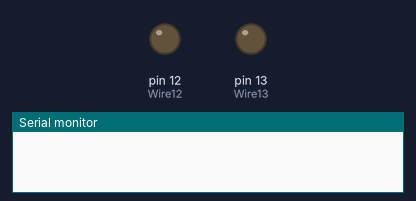
Simulated run of this sketch. Board: Arduino Uno, built with avr-gcc and run on an emulated ATmega328P. Shown: output pins drawn as LEDs (lit = HIGH), the last lines printed to the serial monitor. Dashed ring = blinking.

Above: at 1.0 s.
At 2.5 s:
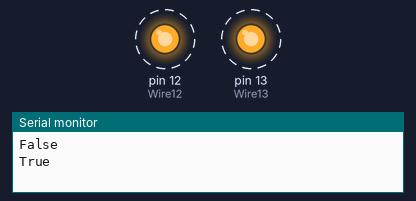
Timing chart, 0 to 4.6 s (numbered marks = the images above):
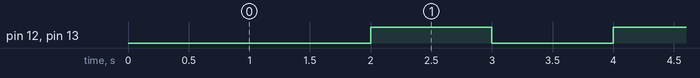

The sketch:

MotorONOFF.ino
```cpp
const int Wire13 = 13;
const int Wire12 = 12;

bool rigth=true;
void setup() {
    Serial.begin(9600);
    pinMode(Wire13, OUTPUT);
    pinMode(Wire12, OUTPUT);

}

void loop() {
     delay(1000);

      if(rigth){
        digitalWrite(Wire13, LOW);
        digitalWrite(Wire12, LOW);

        rigth=false;
        Serial.println("False");
      }
      else{
        digitalWrite(Wire13, HIGH);
        digitalWrite(Wire12, HIGH);

         rigth=true;
         Serial.println("True");
        }
}
```

Measured:
- by itself, pin 12 (Wire12), pin 13 (Wire13): alternates HIGH for 1.0 s and LOW for 1.0 s
